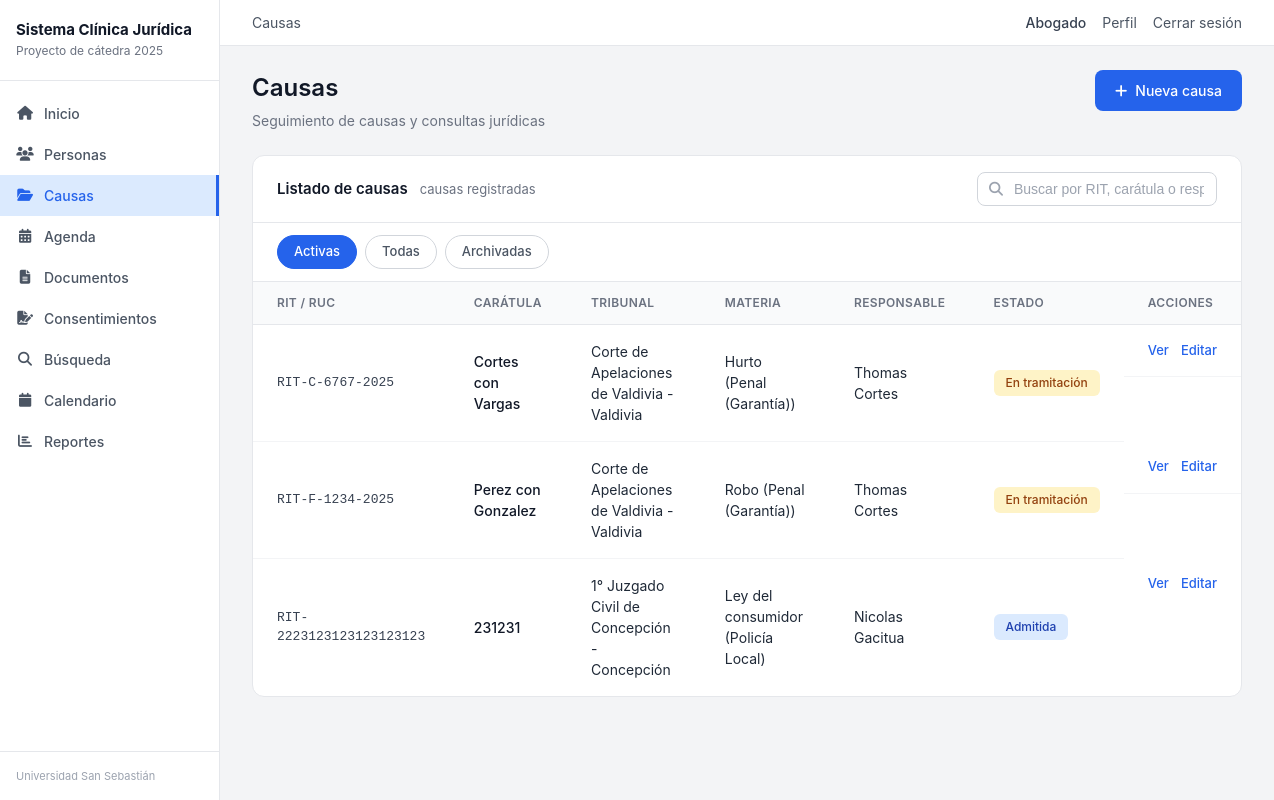
Page /causas/ (signed in) on the committed database.
### apps/gestion/models.py (models this page shows, shortened)
class Causa(models.Model):
    rit = models.CharField(
        'RIT',
        max_length=20,
        blank=True,
        validators=[validar_rit],
        help_text='Formato: C-1234-2024'
    )
    ruc = models.CharField(
        'RUC',
        max_length=20,
        blank=True,
        validators=[validar_ruc],
        help_text='Formato: 2400123456-7'
    )
    tribunal = models.ForeignKey(
        Tribunal,
        on_delete=models.PROTECT,
        related_name='causas',
        verbose_name='Tribunal'
    )
    materia = models.ForeignKey(
        Materia,
        on_delete=models.PROTECT,
        related_name='causas',
        verbose_name='Materia'
    )
    caratula = models.CharField(max_length=200, verbose_name='Carátula')
    descripcion = models.TextField(
        'Descripción del caso',
        blank=True,
        help_text='Antecedentes y contexto del caso'
    )
    observaciones = models.TextField(
        'Observaciones internas',
        blank=True,
        help_text='Notas internas para el equipo de la clínica jurídica'
    )
    estado = models.ForeignKey(
        EstadoCausa,
        on_delete=models.PROTECT,
        related_name='causas',
        verbose_name='Estado'
    )
    fecha_creacion = models.DateField(auto_now_add=True, verbose_name='Fecha de creación')
    responsable = models.ForeignKey(
        User,
        on_delete=models.SET_NULL,
        null=True,
        blank=True,
        related_name='causas',
        verbose_name='Responsable'
    )
    class Meta:
        ordering = ['-fecha_creacion']
        verbose_name = 'Causa'
        verbose_name_plural = 'Causas'
        indexes = [
            models.Index(fields=['rit'], name='causa_rit_idx'),
            models.Index(fields=['ruc'], name='causa_ruc_idx'),
            models.Index(fields=['caratula'], name='causa_caratula_idx'),
            models.Index(fields=['estado'], name='causa_estado_idx'),
            models.Index(fields=['tribunal'], name='causa_tribunal_idx'),
            models.Index(fields=['materia'], name='causa_materia_idx'),
            models.Index(fields=['responsable'], name='causa_responsable_idx'),
            models.Index(fields=['fecha_creacion'], name='causa_fecha_idx'),
            models.Index(fields=['-fecha_creacion'], name='causa_fecha_desc_idx'),
        ]

class Tribunal(models.Model):
    TIPO_CHOICES = [
        ('JUZ_CIVIL', 'Juzgado de Letras en lo Civil'),
        ('JUZ_LABORAL', 'Juzgado de Letras del Trabajo'),
        ('JUZ_COBRANZA', 'Juzgado de Cobranza Laboral y Previsional'),
        ('JUZ_FAMILIA', 'Juzgado de Familia'),
        ('JUZ_GARANTIA', 'Juzgado de Garantía'),
        ('TOP', 'Tribunal de Juicio Oral en lo Penal'),
        ('JUZ_LETRAS', 'Juzgado de Letras (Competencia Común)'),
        ('CORTE_AP', 'Corte de Apelaciones'),
        ('CORTE_SUPREMA', 'Corte Suprema'),
        ('JPL', 'Juzgado de Policía Local'),
        ('TRIB_MILITAR', 'Tribunal Militar'),
        ('TRIB_AMBIENTAL', 'Tribunal Ambiental'),
        ('TRIB_CONTRATACION', 'Tribunal de Contratación Pública'),
        ('TRIB_TRIBUTARIO', 'Tribunal Tributario y Aduanero'),
        ('TRIB_PROPIEDAD', 'Tribunal de Propiedad Industrial'),
        ('OTRO', 'Otro'),
    ]
    REGION_CHOICES = [
        ('RM', 'Región Metropolitana'),
        ('BIOBIO', 'Región del Biobío'),
        ('LOS_RIOS', 'Región de Los Ríos'),
        ('LOS_LAGOS', 'Región de Los Lagos'),
    ]
    nombre = models.CharField(max_length=150, verbose_name='Nombre del tribunal')
    tipo = models.CharField(max_length=20, choices=TIPO_CHOICES, verbose_name='Tipo de tribunal')
    region = models.CharField(max_length=20, choices=REGION_CHOICES, verbose_name='Región')
    ciudad = models.CharField(max_length=100, verbose_name='Ciudad')
    activo = models.BooleanField(default=True, verbose_name='Activo')
    codigo = models.CharField(max_length=20, blank=True, null=True, verbose_name='Código interno')
    direccion = models.CharField(max_length=200, blank=True, null=True, verbose_name='Dirección')
    comuna = models.CharField(max_length=100, blank=True, null=True, verbose_name='Comuna')
    telefono = models.CharField(max_length=20, blank=True, null=True, verbose_name='Teléfono')
    email = models.EmailField(blank=True, null=True, verbose_name='Correo electrónico')
    sitio_web = models.URLField(blank=True, null=True, verbose_name='Sitio web')
    class Meta:
        ordering = ['region', 'ciudad', 'tipo', 'nombre']
        verbose_name = 'Tribunal'
        verbose_name_plural = 'Tribunales'
        indexes = [
            models.Index(fields=['tipo'], name='tribunal_tipo_idx'),
            models.Index(fields=['region'], name='tribunal_region_idx'),
            models.Index(fields=['ciudad'], name='tribunal_ciudad_idx'),
            models.Index(fields=['activo'], name='tribunal_activo_idx'),
        ]
    def __str__(self):
        return f"{self.nombre} - {self.ciudad}"

class Materia(models.Model):
    TIPO_TRIBUNAL_CHOICES = [
        ('JUZ_CIVIL', 'Civil'),
        ('JUZ_LABORAL', 'Laboral'),
        ('JUZ_COBRANZA', 'Cobranza Laboral'),
        ('JUZ_FAMILIA', 'Familia'),
        ('JUZ_GARANTIA', 'Penal (Garantía)'),
        ('TOP', 'Penal (Juicio Oral)'),
        ('JUZ_LETRAS', 'Competencia Común'),
        ('CORTE_AP', 'Corte de Apelaciones'),
        ('CORTE_SUPREMA', 'Corte Suprema'),
        ('JPL', 'Policía Local'),
        ('TRIB_MILITAR', 'Militar'),
        ('TRIB_AMBIENTAL', 'Ambiental'),
        ('TRIB_CONTRATACION', 'Contratación Pública'),
        ('TRIB_TRIBUTARIO', 'Tributario y Aduanero'),
        ('TRIB_PROPIEDAD', 'Propiedad Industrial'),
        ('OTRO', 'Otro'),
    ]
    nombre = models.CharField(max_length=100, verbose_name='Nombre de la materia')
    tipo_tribunal = models.CharField(
        max_length=20,
        choices=TIPO_TRIBUNAL_CHOICES,
        verbose_name='Tipo de tribunal'
    )
    descripcion = models.TextField(blank=True, null=True, verbose_name='Descripción')
    activo = models.BooleanField(default=True, verbose_name='Activo')
    class Meta:
        ordering = ['tipo_tribunal', 'nombre']
        verbose_name = 'Materia'
        verbose_name_plural = 'Materias'
        indexes = [
            models.Index(fields=['tipo_tribunal'], name='materia_tipo_idx'),
            models.Index(fields=['activo'], name='materia_activo_idx'),
        ]
    def __str__(self):
        return f"{self.nombre} ({self.get_tipo_tribunal_display()})"

class EstadoCausa(models.Model):
    COLOR_CHOICES = [
        ('gray', 'Gris'),
        ('blue', 'Azul'),
        ('yellow', 'Amarillo'),
        ('green', 'Verde'),
        ('red', 'Rojo'),
        ('orange', 'Naranjo'),
        ('purple', 'Morado'),
    ]
    nombre = models.CharField(max_length=50, unique=True, verbose_name='Nombre')
    descripcion = models.TextField(blank=True, null=True, verbose_name='Descripción')
    color = models.CharField(
        max_length=20,
        choices=COLOR_CHOICES,
        default='gray',
        verbose_name='Color'
    )
    orden = models.PositiveIntegerField(
        default=0,
        verbose_name='Orden',
        help_text='Orden en el flujo procesal (menor = más temprano)'
    )
    es_final = models.BooleanField(
        default=False,
        verbose_name='Es estado final',
        help_text='Marca si este estado cierra/archiva la causa'
    )
    activo = models.BooleanField(default=True, verbose_name='Activo')
    class Meta:
        ordering = ['orden']
        verbose_name = 'Estado de Causa'
        verbose_name_plural = 'Estados de Causa'
        indexes = [
            models.Index(fields=['orden'], name='estado_orden_idx'),
            models.Index(fields=['activo'], name='estado_activo_idx'),
            models.Index(fields=['es_final'], name='estado_final_idx'),
        ]

### apps/gestion/views.py (the view)
# urls.py: path('causas/', views.causas_lista, name='causas_lista'),
@login_required
def causas_lista(request):
    causas = Causa.objects.select_related('tribunal', 'materia', 'estado', 'responsable').order_by('-fecha_creacion')
    rol_usuario = obtener_rol_usuario(request.user)
    if rol_usuario == 'ESTUDIANTE':
        causas = causas.filter(responsable=request.user)
    q = request.GET.get('q', '').strip()
    estado = request.GET.get('estado', '')
    materia = request.GET.get('materia', '')
    if q:
        causas = causas.filter(
            Q(caratula__icontains=q) |
            Q(rit__icontains=q) |
            Q(ruc__icontains=q)
        )
    if estado:
        causas = causas.filter(estado_id=estado)
    if materia:
        causas = causas.filter(materia_id=materia)
    paginator = Paginator(causas, 15)
    page = request.GET.get('page')
    try:
        page_obj = paginator.page(page)
    except PageNotAnInteger:
        page_obj = paginator.page(1)
    except EmptyPage:
        page_obj = paginator.page(paginator.num_pages)
    context = {
        'causas': page_obj,
        'page_obj': page_obj,
        'estados': EstadoCausa.objects.filter(activo=True),
        'materias': Materia.objects.filter(activo=True),
        'q': q,
        'estado_filtro': estado,
        'materia_filtro': materia,
    }
    return render(request, 'gestion/causas_lista.html', context)

### templates/gestion/causas_lista.html (shortened to what this page needs)
{% extends 'base.html' %}
{% block section_title %}Causas{% endblock %}
{% block content %}
<div class="page-header-flex">
    <div class="page-header-content">
        <h1 class="page-title">Causas</h1>
        <p class="page-subtitle">Seguimiento de causas y consultas jurídicas</p>
    </div>
    {% if permisos.puede_crear_causa %}
    <a href="{% url 'gestion:causa_crear' %}" class="btn-primary">
        <i class="fas fa-plus"></i> Nueva causa
    </a>
    {% endif %}
</div>
<div class="list-card">
    <div class="list-card-header">
        <div class="list-card-title">
            <span class="title-text">Listado de causas</span>
            <span class="title-count">{{ causas.count }} causas registradas</span>
        </div>
        <div class="list-card-search">
            <i class="fas fa-search search-icon"></i>
            <input type="text" placeholder="Buscar por RIT, carátula o responsable" class="search-input" id="searchInput">
        </div>
    </div>
    <div class="list-card-filters">
        <a href="?filtro=activas" class="filter-pill {% if filtro == 'activas' or not filtro %}active{% endif %}">Activas</a>
        <a href="?filtro=todas" class="filter-pill {% if filtro == 'todas' %}active{% endif %}">Todas</a>
        <a href="?filtro=archivadas" class="filter-pill {% if filtro == 'archivadas' %}active{% endif %}">Archivadas</a>
    </div>
    <div class="list-card-body">
        <table class="list-table">
            <thead>
                <tr>
                    <th>RIT / RUC</th>
                    <th>Carátula</th>
                    <th>Tribunal</th>
                    <th>Materia</th>
                    <th>Responsable</th>
                    <th>Estado</th>
                    <th>Acciones</th>
                </tr>
            </thead>
            <tbody id="tableBody">
            {% for c in causas %}
                <tr>
                    <td class="cell-code">
                        {% if c.rit %}RIT-{{ c.rit }}{% elif c.ruc %}RUC {{ c.ruc }}{% else %}-{% endif %}
                    </td>
                    <td class="cell-name">{{ c.caratula|truncatewords:5 }}</td>
                    <td>{{ c.tribunal|default:"-" }}</td>
                    <td>{{ c.materia|default:"-" }}</td>
                    <td>{{ c.responsable.get_full_name|default:"-" }}</td>
                    <td>
                        {% if c.estado %}
                        <span class="status-badge status-{{ c.estado.color }}">{{ c.estado.nombre }}</span>
                        {% else %}
                        <span class="status-badge status-gray">Sin estado</span>
                        {% endif %}
                    </td>
                    <td class="cell-actions">
                        <a href="{% url 'gestion:causa_detalle' c.pk %}" class="action-link">Ver</a>
                        {% if permisos.puede_editar_causa %}
                        <a href="{% url 'gestion:causa_editar' c.pk %}" class="action-link">Editar</a>
                        {% endif %}
                    </td>
                </tr>
            {% empty %}
                <tr>
                    <td colspan="7" class="empty-table">No hay causas registradas.</td>
                </tr>
            {% endfor %}
            </tbody>
        </table>
    </div>
</div>
{% endblock %}

### templates/base.html (shortened to what this page needs)
{% load static %}
<!DOCTYPE html>
<html lang="es">
<head>
    <link rel="stylesheet" href="{% static 'css/styles.css' %}">
    <link rel="stylesheet" href="https://cdnjs.cloudflare.com/ajax/libs/font-awesome/6.4.0/css/all.min.css">
</head>
<body>
    <div class="app-container">
        <aside class="sidebar">
            <div class="sidebar-header">
                <h1 class="sidebar-title">Sistema Clínica Jurídica</h1>
                <p class="sidebar-subtitle">Proyecto de cátedra 2025</p>
            </div>
            {% if user.is_authenticated %}
            <nav class="sidebar-nav">
                <a href="{% url 'gestion:dashboard' %}" class="nav-item {% if request.resolver_match.url_name == 'dashboard' %}active{% endif %}">
                    <i class="fas fa-home"></i> Inicio
                </a>
                <a href="{% url 'gestion:personas_lista' %}" class="nav-item {% if 'persona' in request.resolver_match.url_name %}active{% endif %}">
                    <i class="fas fa-users"></i> Personas
                </a>
                <a href="{% url 'gestion:causas_lista' %}" class="nav-item {% if 'causa' in request.resolver_match.url_name %}active{% endif %}">
                    <i class="fas fa-folder-open"></i> Causas
                </a>
                <a href="{% url 'gestion:audiencias_lista' %}" class="nav-item {% if 'audiencia' in request.resolver_match.url_name %}active{% endif %}">
                    <i class="fas fa-calendar-alt"></i> Agenda
                </a>
                <a href="{% url 'gestion:documentos_lista' %}" class="nav-item {% if 'documento' in request.resolver_match.url_name %}active{% endif %}">
                    <i class="fas fa-file-alt"></i> Documentos
                </a>
                <a href="{% url 'gestion:consentimientos_lista' %}" class="nav-item {% if 'consentimiento' in request.resolver_match.url_name %}active{% endif %}">
                    <i class="fas fa-file-signature"></i> Consentimientos
                </a>
                <a href="{% url 'gestion:buscar' %}" class="nav-item {% if request.resolver_match.url_name == 'buscar' %}active{% endif %}">
                    <i class="fas fa-search"></i> Búsqueda
                </a>
                <a href="{% url 'gestion:calendario' %}" class="nav-item {% if request.resolver_match.url_name == 'calendario' %}active{% endif %}">
                    <i class="fas fa-calendar"></i> Calendario
                </a>
                {% if user.perfil.rol == 'ADMIN' or user.perfil.rol == 'DIRECTOR' or user.perfil.rol == 'SUPERVISOR' %}
                <a href="{% url 'gestion:reportes' %}" class="nav-item {% if 'reporte' in request.resolver_match.url_name %}active{% endif %}">
                    <i class="fas fa-chart-bar"></i> Reportes
                </a>
                {% endif %}
            </nav>
            <div class="sidebar-footer">
                Universidad San Sebastián
            </div>
            {% endif %}
        </aside>
        <div class="main-wrapper">
            <header class="topbar">
                <div class="topbar-left">
                    <span class="topbar-section">{% block section_title %}{% endblock %}</span>
                </div>
                <div class="topbar-right">
                    {% if user.is_authenticated %}
                        <span class="user-name">{{ user.username }}</span>
                        <a href="{% url 'gestion:perfil' %}" class="topbar-link">Perfil</a>
                        <form method="post" action="{% url 'logout' %}" class="logout-form">
                            <button type="submit" class="topbar-link logout-btn">Cerrar sesión</button>
                        </form>
                    {% else %}
                        <a href="{% url 'login' %}" class="topbar-link">Iniciar sesión</a>
                    {% endif %}
                </div>
            </header>
            <main class="content">
                {% block content %}{% endblock %}
            </main>
        </div>
    </div>
</body>
</html>

### rows in the picture
Causa: rit "C-6767-2025", caratula "Cortes con Vargas", tribunal "Corte de Apelaciones de Valdivia - Valdivia", materia "Hurto (Penal (Garantía))", responsable.get_full_name "Thomas Cortes", estado.nombre "En tramitación"
Causa: rit "F-1234-2025", caratula "Perez con Gonzalez", tribunal "Corte de Apelaciones de Valdivia - Valdivia", materia "Robo (Penal (Garantía))", responsable.get_full_name "Thomas Cortes", estado.nombre "En tramitación"
Causa: rit "2223123123123123123", caratula "231231", tribunal "1° Juzgado Civil de Concepción - Concepción", materia "Ley del consumidor (Policía Local)", responsable.get_full_name "Nicolas Gacitua", estado.nombre "Admitida"

### other values in the picture
{{ user.username }} "Abogado"
